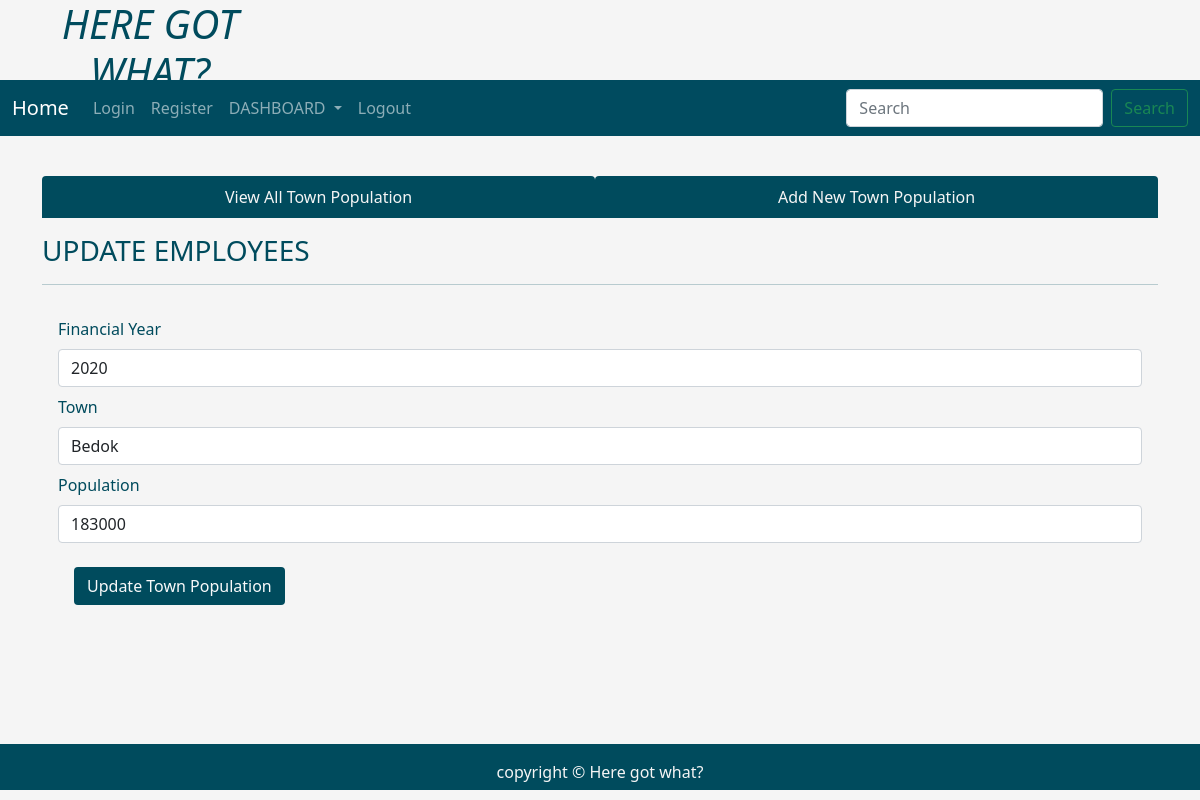
Page /fetchonetown/Bedok on the committed database.
### tables this page shows
CREATE TABLE "population" (
	"financial_year"	INTEGER,
	"town"	TEXT,
	"population"	INTEGER,
	PRIMARY KEY("town")
);

### application.py (the view)
@application.route('/fetchonetown/<string:town>')
def fetchonetown(town):
    user = get_active_user()
    db = get_database()
    town_cur = db.execute('SELECT * from population where town = ?', [town])
    single_town = town_cur.fetchone()
    return render_template('updatetownpop.html', user = user, single_town = single_town)

### application.py (called while the page is built)
@application.teardown_appcontext
def close_database(error):
    if hasattr(g, 'ICT2103Web_db'):
        g.ICT2103Web_db.close()

def get_active_user():
    user = None
    if 'user' in session:
        user = session['user']
        db = get_database()
        user_cur = db.execute('select * from users where name =?', [user])
        user = user_cur.fetchone()
    return user

### database.py (called while the page is built)
def connect_to_database():
    sql = sqlite3.connect('C:/ICT2103Web/ICT2103Web.db')
    sql.row_factory = sqlite3.Row
    return sql

def get_database():
    if not hasattr(g, 'ICT2103Web_db'):
        g.ICT2103Web_db = connect_to_database()
    return  g.ICT2103Web_db

### templates/updatetownpop.html (shortened to what this page needs)
<!DOCTYPE html>
<html lang="en">
<head>
    <link rel="stylesheet" href="https://cdnjs.cloudflare.com/ajax/libs/font-awesome/4.7.0/css/font-awesome.min.css">
    <link href="https://cdn.jsdelivr.net/npm/bootstrap@5.1.3/dist/css/bootstrap.min.css" rel="stylesheet"
>
    <link rel="stylesheet" href="{{ url_for('static', filename='home.css')}}" type="text/css">
</head>
<body>
    <div class="parent">
        <div class="child child1">
            <h1 class="text-center"><i>HERE GOT WHAT?</i></h1>
        </div>
        <div class="child child3 dropdown">
            <nav class="navbar navbar-expand-lg navbar-dark" style="background-color: #004b5f;">
                <div class="container-fluid">
                    <a class="navbar-brand" href="{{url_for('index')}}">Home</a>
                    <div class="collapse navbar-collapse" id="navbarSupportedContent">
                        <ul class="navbar-nav me-auto mb-2 mb-lg-0">
                            <li class="nav-item">
                                <a class="nav-link" aria-current="page" href="{{url_for('userLogin')}}">Login</a>
                            </li>
                            <li class="nav-item">
                                <a class="nav-link" href="{{url_for('userRegister')}}">Register</a>
                            </li>
                            <li class="nav-item dropdown">
                                <a class="nav-link dropdown-toggle" href="#" id="navbarDropdown" role="button"
                                    data-bs-toggle="dropdown" aria-expanded="false">
                                    DASHBOARD
                                </a>
                            </li>
                            <li class="nav-item">
                                <a class="nav-link" href="#">Logout</a>
                            </li>
                        </ul>
                        <form class="d-flex">
                            <input class="form-control me-2" type="search" placeholder="Search" aria-label="Search">
                            <button class="btn btn-outline-success" type="submit">Search</button>
                        </form>
                    </div>
                </div>
            </nav>
        </div>
        <div class="child child5" style="color:rgb(0, 75, 93);">
        </div>
        <div class="child child6 container" style="color:rgb(0, 75, 93);">
            <ul class="nav nav-tabs nav-fill mb-3">
                <li class="nav-item">
                    <a class="nav-link" style=" background-color:rgb(0, 75, 93); color:whitesmoke;"
                        href="{{url_for('index')}}">View All Town Population</a>
                </li>
                <li class="nav-item">
                    <a class="nav-link" style=" background-color:rgb(0, 75, 93); color:whitesmoke;"
                        href="{{url_for('addnewtown')}}">Add New Town Population</a>
                </li>
            </ul>
            <div class="table-responsive-lg caption-top">
                <caption>
                    <h3>UPDATE EMPLOYEES</h3>
                </caption>
                <hr>
                {% if single_town %}
                <form class="p-3" action="/updatetownpop" method="POST">
                    <div class="mb-2">
                        <label for="financial_year" class="form-label">Financial Year</label>
                        <input type="text" class="form-control" id="financial_year"
                            value="{{single_town['financial_year']}}" name="financial_year">
                    </div>
                    <div class="mb-2">
                        <label for="town" class="form-label">Town</label>
                        <input type="text" class="form-control" id="town" value="{{single_town['town']}}" name="town">
                    </div>
                    <div class="mb-2">
                        <label for="population" class="form-label">Population</label>
                        <input type="text" class="form-control" id="population" value="{{single_town['population']}}"
                            name="population">
                    </div>
                    {% endif %}
                    <button type="submit" class="btn text-light m-3" style="background-color:rgb(0, 75, 93);">Update
                        Town Population</button>
                </form>
            </div>
        </div>
        <div class="child child7" style="background-color:rgb(0, 75, 93); color:whitesmoke;">
            <p class="p-3 text-center">copyright &copy Here got what?</p>
        </div>
    </div>
</body>
</html>

### static/home.css (style rules this page uses)
html, body { height: 100%; background-color:whitesmoke; color:rgb(0, 75, 93); }
.parent { height: 100%; display: grid; grid-template-columns: repeat(4, 1fr); grid-template-rows: 10% 5% 7% auto 7%; }
.child { margin-bottom: 10px; }
.child1 { grid-column: 1/2; grid-row: 1/2; }
.child3 { grid-column: 1/-1; grid-row: 2/3; }
.child5 { grid-column: 4/5; grid-row: 3/4; text-align: center; }
.child6 { grid-column: 1/-1; grid-row: 4/5; }
.child7 { grid-column: 1/-1; grid-row: 5/6; }

### rows in the picture
population: financial_year "2020", town "Bedok", population "183000"
